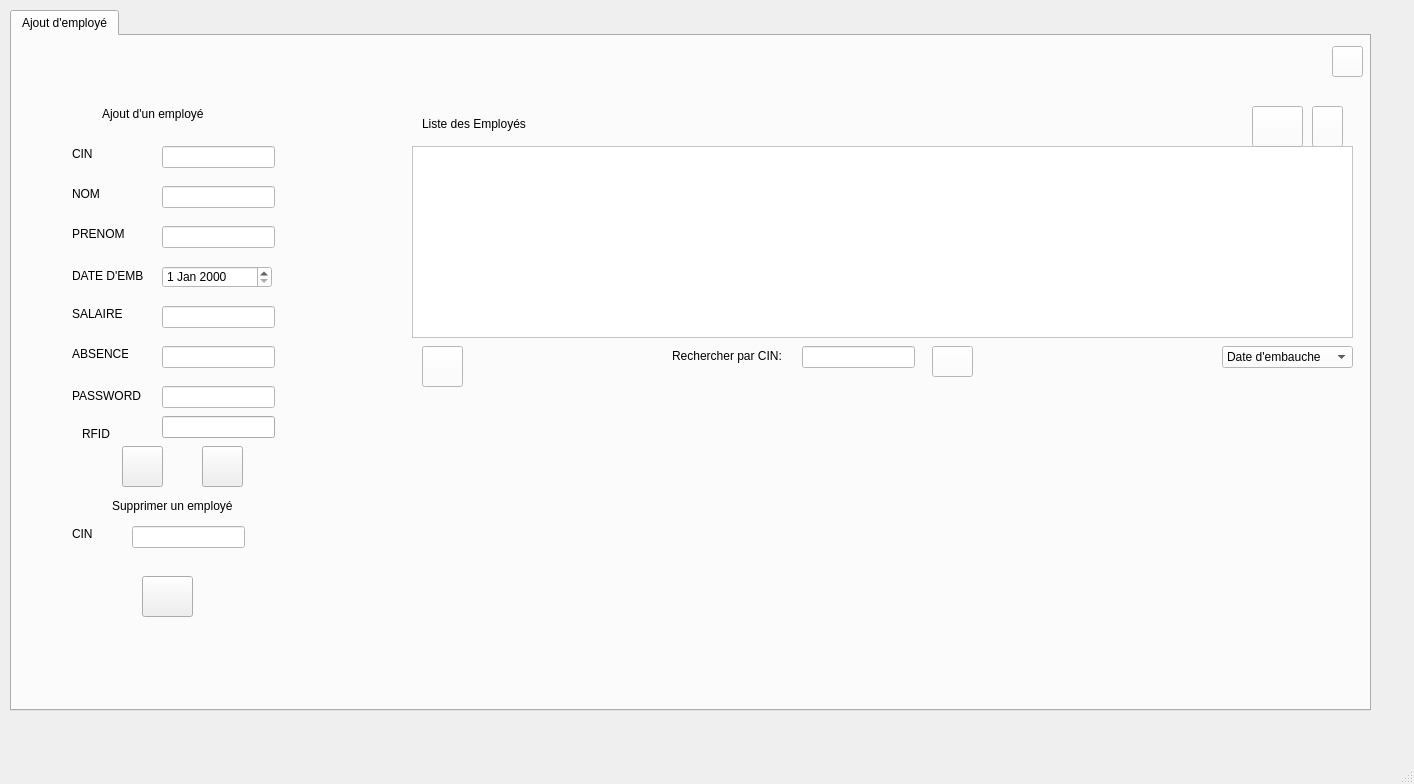
<?xml version="1.0" encoding="UTF-8"?>
<ui version="4.0">
 <class>MainWindow</class>
 <widget class="QMainWindow" name="MainWindow">
  <property name="geometry">
   <rect>
    <x>0</x>
    <y>0</y>
    <width>1414</width>
    <height>784</height>
   </rect>
  </property>
  <property name="windowTitle">
   <string>MainWindow</string>
  </property>
  <widget class="QWidget" name="centralwidget">
   <widget class="QTabWidget" name="tabWidget">
    <property name="geometry">
     <rect>
      <x>10</x>
      <y>10</y>
      <width>1361</width>
      <height>701</height>
     </rect>
    </property>
    <property name="styleSheet">
     <string notr="true"/>
    </property>
    <widget class="QWidget" name="tab_ajout">
     <attribute name="title">
      <string>Ajout d'employé</string>
     </attribute>
     <widget class="QPushButton" name="pushButton_pdf">
      <property name="geometry">
       <rect>
        <x>1300</x>
        <y>70</y>
        <width>31</width>
        <height>41</height>
       </rect>
      </property>
      <property name="styleSheet">
       <string notr="true">background-color: rgb(255, 255, 255);</string>
      </property>
      <property name="icon">
       <iconset resource="image.qrc">
        <normaloff>:/image/pdff.png</normaloff>:/image/pdff.png</iconset>
      </property>
      <property name="iconSize">
       <size>
        <width>40</width>
        <height>40</height>
       </size>
      </property>
     </widget>
     <widget class="QTableView" name="tableView">
      <property name="geometry">
       <rect>
        <x>400</x>
        <y>110</y>
        <width>941</width>
        <height>192</height>
       </rect>
      </property>
      <property name="styleSheet">
       <string notr="true">background-color: rgb(255, 255, 255);</string>
      </property>
     </widget>
     <widget class="QLabel" name="label">
      <property name="geometry">
       <rect>
        <x>410</x>
        <y>80</y>
        <width>111</width>
        <height>16</height>
       </rect>
      </property>
      <property name="styleSheet">
       <string notr="true"/>
      </property>
      <property name="text">
       <string>Liste des Employés</string>
      </property>
     </widget>
     <widget class="QPushButton" name="pushButton_stat">
      <property name="geometry">
       <rect>
        <x>410</x>
        <y>310</y>
        <width>41</width>
        <height>41</height>
       </rect>
      </property>
      <property name="styleSheet">
       <string notr="true">background-color: rgb(255, 255, 255);</string>
      </property>
      <property name="icon">
       <iconset resource="image.qrc">
        <normaloff>:/image/371503204_359567056571197_1363557144046148477_n.png</normaloff>:/image/371503204_359567056571197_1363557144046148477_n.png</iconset>
      </property>
      <property name="iconSize">
       <size>
        <width>50</width>
        <height>50</height>
       </size>
      </property>
     </widget>
     <widget class="QComboBox" name="comboBox">
      <property name="geometry">
       <rect>
        <x>1210</x>
        <y>310</y>
        <width>131</width>
        <height>22</height>
       </rect>
      </property>
      <property name="styleSheet">
       <string notr="true">background-color: rgb(255, 255, 255);</string>
      </property>
      <item>
       <property name="text">
        <string>Date d'embauche</string>
       </property>
      </item>
      <item>
       <property name="text">
        <string>Salaire</string>
       </property>
      </item>
     </widget>
     <widget class="QPushButton" name="pushButton_rechcin">
      <property name="geometry">
       <rect>
        <x>920</x>
        <y>310</y>
        <width>41</width>
        <height>31</height>
       </rect>
      </property>
      <property name="styleSheet">
       <string notr="true">background-color: rgb(255, 255, 255);</string>
      </property>
      <property name="icon">
       <iconset resource="image.qrc">
        <normaloff>:/image/rechh.jpg</normaloff>:/image/rechh.jpg</iconset>
      </property>
      <property name="iconSize">
       <size>
        <width>40</width>
        <height>40</height>
       </size>
      </property>
     </widget>
     <widget class="QLabel" name="label_4">
      <property name="geometry">
       <rect>
        <x>660</x>
        <y>310</y>
        <width>121</width>
        <height>20</height>
       </rect>
      </property>
      <property name="styleSheet">
       <string notr="true"/>
      </property>
      <property name="text">
       <string>Rechercher par CIN:</string>
      </property>
     </widget>
     <widget class="QLineEdit" name="lineEdit_rechcin">
      <property name="geometry">
       <rect>
        <x>790</x>
        <y>310</y>
        <width>113</width>
        <height>22</height>
       </rect>
      </property>
      <property name="styleSheet">
       <string notr="true">background-color: rgb(255, 255, 255);</string>
      </property>
     </widget>
     <widget class="QPushButton" name="pushButton_raf">
      <property name="geometry">
       <rect>
        <x>1240</x>
        <y>70</y>
        <width>51</width>
        <height>41</height>
       </rect>
      </property>
      <property name="styleSheet">
       <string notr="true">background-color: rgb(255, 255, 255);</string>
      </property>
      <property name="icon">
       <iconset resource="image.qrc">
        <normaloff>:/image/375767889_1072864217216991_4532432671638236276_n.png</normaloff>:/image/375767889_1072864217216991_4532432671638236276_n.png</iconset>
      </property>
      <property name="iconSize">
       <size>
        <width>40</width>
        <height>40</height>
       </size>
      </property>
     </widget>
     <widget class="QPushButton" name="pushButton_deconect">
      <property name="geometry">
       <rect>
        <x>1320</x>
        <y>10</y>
        <width>31</width>
        <height>31</height>
       </rect>
      </property>
      <property name="styleSheet">
       <string notr="true">background-color: rgb(255, 255, 255);</string>
      </property>
      <property name="icon">
       <iconset resource="image.qrc">
        <normaloff>:/image/368562552_641937554818333_8561424372625997702_n.png</normaloff>:/image/368562552_641937554818333_8561424372625997702_n.png</iconset>
      </property>
      <property name="iconSize">
       <size>
        <width>50</width>
        <height>50</height>
       </size>
      </property>
     </widget>
     <widget class="QPushButton" name="pushButton_supprimer">
      <property name="geometry">
       <rect>
        <x>130</x>
        <y>540</y>
        <width>51</width>
        <height>41</height>
       </rect>
      </property>
      <property name="icon">
       <iconset resource="image.qrc">
        <normaloff>:/image/zebla.png</normaloff>:/image/zebla.png</iconset>
      </property>
      <property name="iconSize">
       <size>
        <width>50</width>
        <height>50</height>
       </size>
      </property>
     </widget>
     <widget class="QLabel" name="label_3">
      <property name="geometry">
       <rect>
        <x>100</x>
        <y>460</y>
        <width>141</width>
        <height>20</height>
       </rect>
      </property>
      <property name="text">
       <string>Supprimer un employé</string>
      </property>
     </widget>
     <widget class="QLabel" name="label_dateE">
      <property name="geometry">
       <rect>
        <x>60</x>
        <y>230</y>
        <width>81</width>
        <height>20</height>
       </rect>
      </property>
      <property name="text">
       <string>DATE D'EMB</string>
      </property>
     </widget>
     <widget class="QPushButton" name="pushButton_modifier">
      <property name="geometry">
       <rect>
        <x>190</x>
        <y>410</y>
        <width>41</width>
        <height>41</height>
       </rect>
      </property>
      <property name="icon">
       <iconset resource="image.qrc">
        <normaloff>:/image/386897313_2200416400300322_4416248776854462235_n.png</normaloff>:/image/386897313_2200416400300322_4416248776854462235_n.png</iconset>
      </property>
      <property name="iconSize">
       <size>
        <width>50</width>
        <height>40</height>
       </size>
      </property>
     </widget>
     <widget class="QLineEdit" name="lineEdit_cinsupp">
      <property name="geometry">
       <rect>
        <x>120</x>
        <y>490</y>
        <width>113</width>
        <height>22</height>
       </rect>
      </property>
      <property name="styleSheet">
       <string notr="true">background-color: rgb(255, 255, 255);</string>
      </property>
     </widget>
     <widget class="QLabel" name="label_cinsupp">
      <property name="geometry">
       <rect>
        <x>60</x>
        <y>490</y>
        <width>56</width>
        <height>16</height>
       </rect>
      </property>
      <property name="text">
       <string>CIN</string>
      </property>
     </widget>
     <widget class="QLabel" name="label_cin">
      <property name="geometry">
       <rect>
        <x>60</x>
        <y>110</y>
        <width>56</width>
        <height>16</height>
       </rect>
      </property>
      <property name="text">
       <string>CIN</string>
      </property>
     </widget>
     <widget class="QLineEdit" name="lineEdit_salaire">
      <property name="geometry">
       <rect>
        <x>150</x>
        <y>270</y>
        <width>113</width>
        <height>22</height>
       </rect>
      </property>
      <property name="styleSheet">
       <string notr="true">background-color: rgb(255, 255, 255);</string>
      </property>
     </widget>
     <widget class="QLineEdit" name="lineEdit_abs">
      <property name="geometry">
       <rect>
        <x>150</x>
        <y>310</y>
        <width>113</width>
        <height>22</height>
       </rect>
      </property>
      <property name="styleSheet">
       <string notr="true">background-color: rgb(255, 255, 255);</string>
      </property>
     </widget>
     <widget class="QLabel" name="label_5">
      <property name="geometry">
       <rect>
        <x>60</x>
        <y>350</y>
        <width>71</width>
        <height>20</height>
       </rect>
      </property>
      <property name="text">
       <string>PASSWORD</string>
      </property>
     </widget>
     <widget class="QLabel" name="label_abs">
      <property name="geometry">
       <rect>
        <x>60</x>
        <y>310</y>
        <width>56</width>
        <height>16</height>
       </rect>
      </property>
      <property name="text">
       <string>ABSENCE</string>
      </property>
     </widget>
     <widget class="QLabel" name="label_nom">
      <property name="geometry">
       <rect>
        <x>60</x>
        <y>150</y>
        <width>56</width>
        <height>16</height>
       </rect>
      </property>
      <property name="text">
       <string>NOM</string>
      </property>
     </widget>
     <widget class="QDateEdit" name="dateEdit">
      <property name="geometry">
       <rect>
        <x>150</x>
        <y>230</y>
        <width>110</width>
        <height>22</height>
       </rect>
      </property>
      <property name="styleSheet">
       <string notr="true">background-color: rgb(255, 255, 255);</string>
      </property>
     </widget>
     <widget class="QLabel" name="label_salaire">
      <property name="geometry">
       <rect>
        <x>60</x>
        <y>270</y>
        <width>56</width>
        <height>16</height>
       </rect>
      </property>
      <property name="text">
       <string>SALAIRE</string>
      </property>
     </widget>
     <widget class="QLineEdit" name="lineEdit_cin">
      <property name="geometry">
       <rect>
        <x>150</x>
        <y>110</y>
        <width>113</width>
        <height>22</height>
       </rect>
      </property>
      <property name="styleSheet">
       <string notr="true">background-color: rgb(255, 255, 255);</string>
      </property>
     </widget>
     <widget class="QPushButton" name="pushButton_ajouter">
      <property name="geometry">
       <rect>
        <x>110</x>
        <y>410</y>
        <width>41</width>
        <height>41</height>
       </rect>
      </property>
      <property name="text">
       <string/>
      </property>
      <property name="icon">
       <iconset resource="image.qrc">
        <normaloff>:/image/398478943_310705501853978_8482835485654779008_n.png</normaloff>:/image/398478943_310705501853978_8482835485654779008_n.png</iconset>
      </property>
      <property name="iconSize">
       <size>
        <width>70</width>
        <height>50</height>
       </size>
      </property>
     </widget>
     <widget class="QLineEdit" name="lineEdit_nom">
      <property name="geometry">
       <rect>
        <x>150</x>
        <y>150</y>
        <width>113</width>
        <height>22</height>
       </rect>
      </property>
      <property name="styleSheet">
       <string notr="true">background-color: rgb(255, 255, 255);</string>
      </property>
     </widget>
     <widget class="QLineEdit" name="lineEdit_prenom">
      <property name="geometry">
       <rect>
        <x>150</x>
        <y>190</y>
        <width>113</width>
        <height>22</height>
       </rect>
      </property>
      <property name="styleSheet">
       <string notr="true">background-color: rgb(255, 255, 255);</string>
      </property>
     </widget>
     <widget class="QLabel" name="label_2">
      <property name="geometry">
       <rect>
        <x>90</x>
        <y>70</y>
        <width>111</width>
        <height>16</height>
       </rect>
      </property>
      <property name="text">
       <string>Ajout d'un employé</string>
      </property>
     </widget>
     <widget class="QLineEdit" name="lineEdit_mdp">
      <property name="geometry">
       <rect>
        <x>150</x>
        <y>350</y>
        <width>113</width>
        <height>22</height>
       </rect>
      </property>
      <property name="styleSheet">
       <string notr="true">background-color: rgb(255, 255, 255);</string>
      </property>
     </widget>
     <widget class="QLabel" name="label_prenom">
      <property name="geometry">
       <rect>
        <x>60</x>
        <y>190</y>
        <width>56</width>
        <height>16</height>
       </rect>
      </property>
      <property name="text">
       <string>PRENOM</string>
      </property>
     </widget>
     <widget class="QLabel" name="label_6">
      <property name="geometry">
       <rect>
        <x>1140</x>
        <y>305</y>
        <width>56</width>
        <height>41</height>
       </rect>
      </property>
      <property name="text">
       <string/>
      </property>
      <property name="pixmap">
       <pixmap resource="image.qrc">:/image/386886621_820030416564599_8739826155038331705_n.png</pixmap>
      </property>
      <property name="scaledContents">
       <bool>true</bool>
      </property>
     </widget>
     <widget class="QLabel" name="label_7">
      <property name="geometry">
       <rect>
        <x>-5</x>
        <y>5</y>
        <width>1361</width>
        <height>671</height>
       </rect>
      </property>
      <property name="text">
       <string/>
      </property>
      <property name="pixmap">
       <pixmap resource="image.qrc">:/image/INT333.png</pixmap>
      </property>
      <property name="scaledContents">
       <bool>true</bool>
      </property>
     </widget>
     <widget class="QLineEdit" name="lineEdit_RFID">
      <property name="geometry">
       <rect>
        <x>150</x>
        <y>380</y>
        <width>113</width>
        <height>22</height>
       </rect>
      </property>
     </widget>
     <widget class="QLabel" name="label_8">
      <property name="geometry">
       <rect>
        <x>70</x>
        <y>390</y>
        <width>56</width>
        <height>16</height>
       </rect>
      </property>
      <property name="text">
       <string>RFID</string>
      </property>
     </widget>
     <zorder>label_7</zorder>
     <zorder>pushButton_pdf</zorder>
     <zorder>tableView</zorder>
     <zorder>label</zorder>
     <zorder>pushButton_stat</zorder>
     <zorder>comboBox</zorder>
     <zorder>pushButton_rechcin</zorder>
     <zorder>label_4</zorder>
     <zorder>lineEdit_rechcin</zorder>
     <zorder>pushButton_raf</zorder>
     <zorder>pushButton_deconect</zorder>
     <zorder>pushButton_supprimer</zorder>
     <zorder>label_3</zorder>
     <zorder>label_dateE</zorder>
     <zorder>pushButton_modifier</zorder>
     <zorder>lineEdit_cinsupp</zorder>
     <zorder>label_cinsupp</zorder>
     <zorder>label_cin</zorder>
     <zorder>lineEdit_salaire</zorder>
     <zorder>lineEdit_abs</zorder>
     <zorder>label_5</zorder>
     <zorder>label_abs</zorder>
     <zorder>label_nom</zorder>
     <zorder>dateEdit</zorder>
     <zorder>label_salaire</zorder>
     <zorder>lineEdit_cin</zorder>
     <zorder>pushButton_ajouter</zorder>
     <zorder>lineEdit_nom</zorder>
     <zorder>lineEdit_prenom</zorder>
     <zorder>label_2</zorder>
     <zorder>lineEdit_mdp</zorder>
     <zorder>label_prenom</zorder>
     <zorder>label_6</zorder>
     <zorder>lineEdit_RFID</zorder>
     <zorder>label_8</zorder>
    </widget>
   </widget>
  </widget>
  <widget class="QMenuBar" name="menubar">
   <property name="geometry">
    <rect>
     <x>0</x>
     <y>0</y>
     <width>1414</width>
     <height>26</height>
    </rect>
   </property>
  </widget>
  <widget class="QStatusBar" name="statusbar"/>
 </widget>
 <resources>
  <include location="image.qrc"/>
 </resources>
 <connections/>
</ui>
